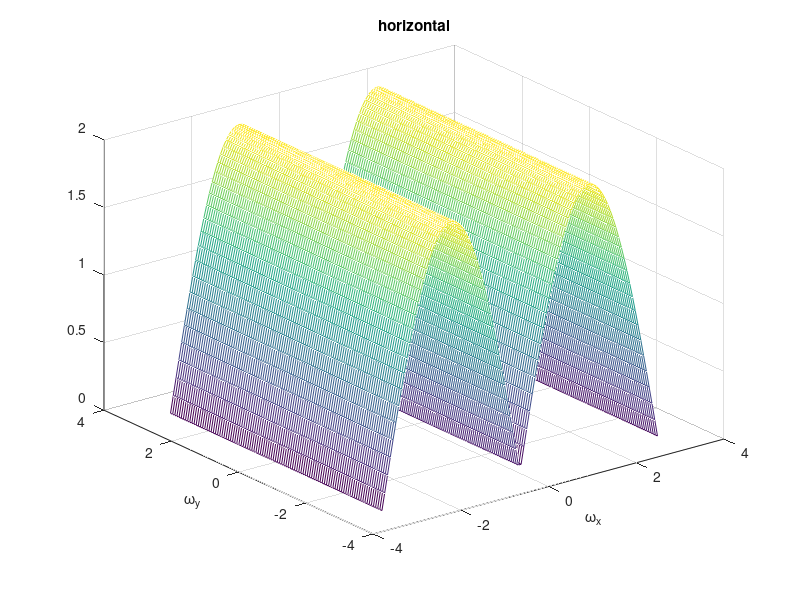
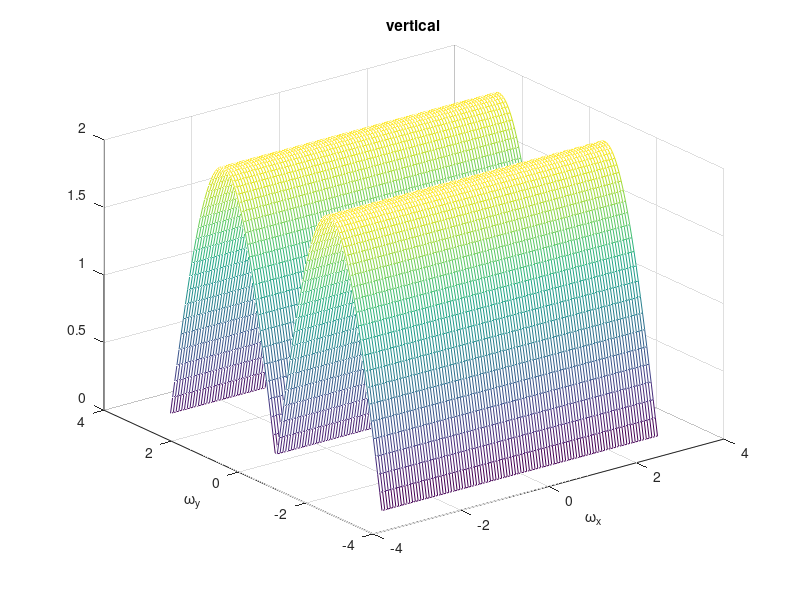
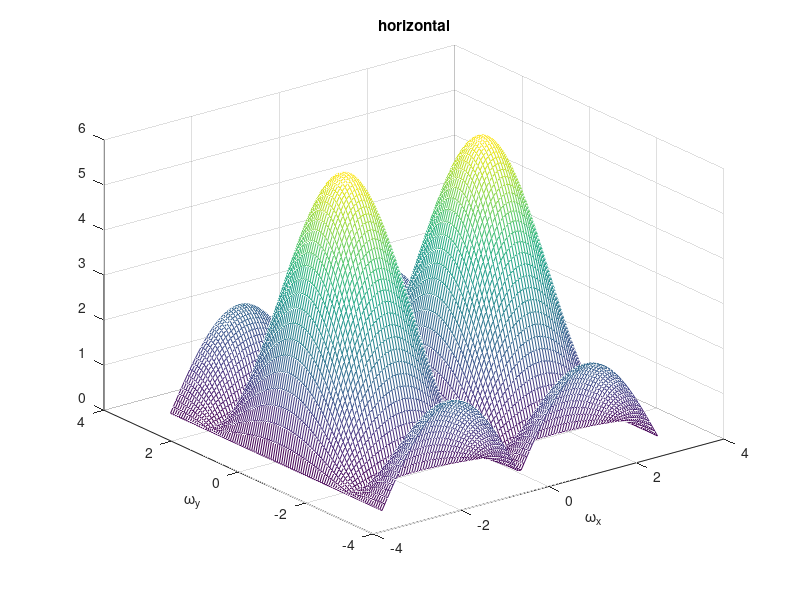
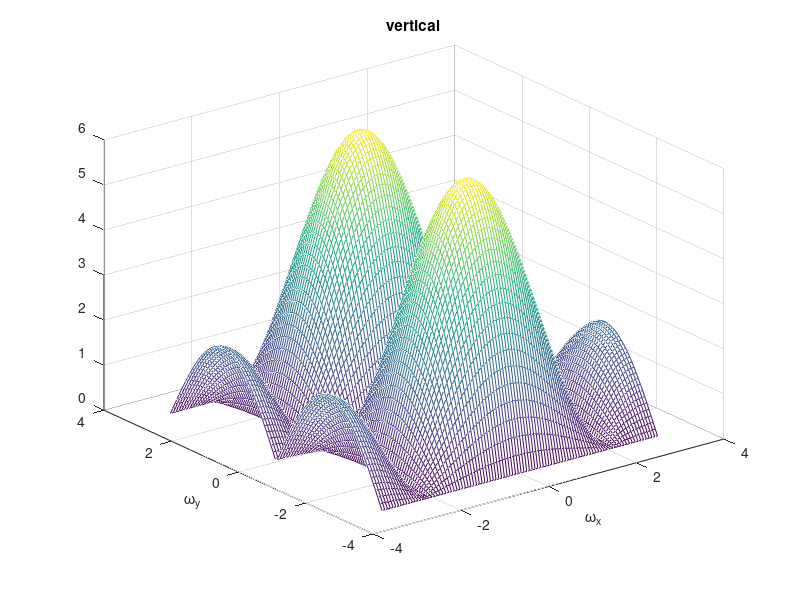

Recreate these plots in MATLAB, in order. (Note: this script raises an error after producing the figures.)
close all; clear all;

% part (a)

[xx, yy] = meshgrid(linspace(-pi, pi, 100), linspace(-pi, pi, 100));

% central difference
central_hx = -2 * 1j * sin(xx);
central_hy = -2 * 1j * sin(yy);

figure;
mesh(xx, yy, abs(central_hx)); 
xlabel('\omega_x'); 
ylabel('\omega_y'); 
title('horizontal');
saveas(gcf, 'q3_central_x.png');

figure;
mesh(xx, yy, abs(central_hy)); 
xlabel('\omega_x'); 
ylabel('\omega_y'); 
title('vertical');
saveas(gcf, 'q3_central_y.png');


% Prewitt
prewitt_hx = -2 * 1j * sin(xx) .* (1 + 2 * cos(yy));
prewitt_hy = -2 * 1j * sin(yy) .* (1 + 2 * cos(xx));

figure;
mesh(xx, yy, abs(prewitt_hx)); 
xlabel('\omega_x'); 
ylabel('\omega_y'); 
title('horizontal');
saveas(gcf, 'q3_prewitt_x.png');

figure;
mesh(xx, yy, abs(prewitt_hy)); 
xlabel('\omega_x'); 
ylabel('\omega_y'); 
title('vertical');
saveas(gcf, 'q3_prewitt_y.png');


% Sobel
sobel_hx = -2 * 1j * sin(xx) .* (2 + 2 * cos(yy));
sobel_hy = -2 * 1i * sin(yy) .* (2 + 2 * cos(xx));

figure;
mesh(xx, yy, abs(sobel_hx)); 
xlabel('\omega_x'); 
ylabel('\omega_y'); 
title('horizontal');
saveas(gcf, 'q3_sobel_x.png');

figure;
mesh(xx, yy, abs(sobel_hy)); 
xlabel('\omega_x'); 
ylabel('\omega_y'); 
title('vertical');
saveas(gcf, 'q3_sobel_y.png');


% Roberts
roberts_hx = exp(-1j * xx) - exp(-1j * yy);
roberts_hy = 1 - exp(-1j * xx) .* exp(-1j * yy);

figure;
mesh(xx, yy, abs(roberts_hx)); 
xlabel('\omega_x'); 
ylabel('\omega_y'); 
title('horizontal');
saveas(gcf, 'q3_roberts_x.png');

figure;
mesh(xx, yy, abs(roberts_hy)); 
xlabel('\omega_x'); 
ylabel('\omega_y'); 
title('vertical');
saveas(gcf, 'q3_roberts_y.png');


% part (b)
close all;

%  Gaussian
sigma = 1;
kernel = fspecial('gaussian', [6 * sigma + 1, 6 * sigma + 1], sigma);
g = freqz2(kernel, 100, 100);

figure;
mesh(xx, yy, abs(g));
xlabel('\omega_x'); 
ylabel('\omega_y'); 
title('Gausssian');
saveas(gcf, 'q3_gaussian.png');

% central difference x Gaussian
figure;
mesh(xx, yy, abs(central_hx .* g));
xlabel('\omega_x'); 
ylabel('\omega_y');
title('horizontal');
saveas(gcf, 'q3_g_central_x.png');

figure;
mesh(xx, yy, abs(central_hy .* g));
xlabel('\omega_x'); 
ylabel('\omega_y');
title('vertical');
saveas(gcf, 'q3_g_central_y.png');


% Prewitt x Gaussian
figure;
mesh(xx, yy, abs(prewitt_hx .* g));
xlabel('\omega_x'); 
ylabel('\omega_y');
title('horizontal');
saveas(gcf, 'q3_g_prewitt_x.png');


figure;
mesh(xx, yy, abs(prewitt_hy .* g));
xlabel('\omega_x'); 
ylabel('\omega_y');
title('vertical');
saveas(gcf, 'q3_g_prewitt_y.png');


% Sobel x Gaussian
figure;
mesh(xx, yy, abs(sobel_hx .* g));
xlabel('\omega_x'); 
ylabel('\omega_y'); 
title('horizontal');
saveas(gcf, 'q3_g_sobel_x.png');

figure;
mesh(xx, yy, abs(sobel_hy .* g)); 
xlabel('\omega_x'); 
ylabel('\omega_y'); 
title('vertical');
saveas(gcf, 'q3_g_sobel_y.png');

% Roberts x Gaussian
figure; 
mesh(xx, yy, abs(roberts_hx .* g)); 
xlabel('\omega_x'); 
ylabel('\omega_y'); 
title('horizontal');
saveas(gcf, 'q3_g_roberts_x.png');

figure;
mesh(xx, yy, abs(roberts_hy .* g)); 
xlabel('\omega_x'); 
ylabel('\omega_y'); 
title('vertical');
saveas(gcf, 'q3_g_roberts_y.png');
